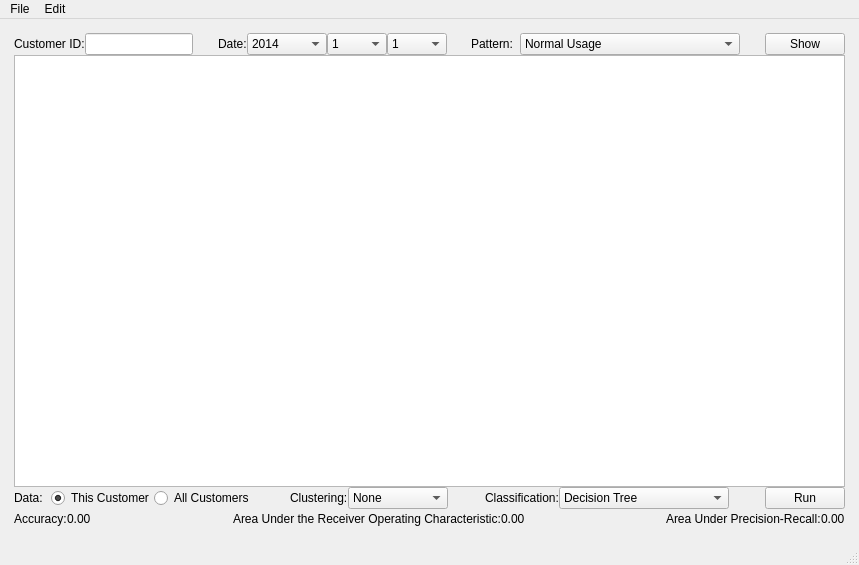
<?xml version="1.0" encoding="UTF-8"?>
<ui version="4.0">
 <class>MainWindow</class>
 <widget class="QMainWindow" name="MainWindow">
  <property name="geometry">
   <rect>
    <x>0</x>
    <y>0</y>
    <width>859</width>
    <height>565</height>
   </rect>
  </property>
  <property name="windowTitle">
   <string>Electricity Theft Detection</string>
  </property>
  <widget class="QWidget" name="centralwidget">
   <layout class="QVBoxLayout" name="verticalLayout">
    <item>
     <layout class="QVBoxLayout" name="Pattern">
      <property name="spacing">
       <number>0</number>
      </property>
      <property name="leftMargin">
       <number>5</number>
      </property>
      <property name="topMargin">
       <number>5</number>
      </property>
      <property name="rightMargin">
       <number>5</number>
      </property>
      <property name="bottomMargin">
       <number>5</number>
      </property>
      <item>
       <layout class="QHBoxLayout" name="horizontalLayout" stretch="2,0,1,1,3,2,2,1,2,4,1,2">
        <item>
         <widget class="QLabel" name="label">
          <property name="text">
           <string>Customer ID:</string>
          </property>
          <property name="alignment">
           <set>Qt::AlignLeading|Qt::AlignLeft|Qt::AlignVCenter</set>
          </property>
         </widget>
        </item>
        <item>
         <widget class="QLineEdit" name="line_edit_id">
          <property name="minimumSize">
           <size>
            <width>80</width>
            <height>0</height>
           </size>
          </property>
         </widget>
        </item>
        <item>
         <spacer name="horizontalSpacer">
          <property name="orientation">
           <enum>Qt::Horizontal</enum>
          </property>
          <property name="sizeHint" stdset="0">
           <size>
            <width>40</width>
            <height>20</height>
           </size>
          </property>
         </spacer>
        </item>
        <item>
         <widget class="QLabel" name="label_2">
          <property name="text">
           <string>Date:</string>
          </property>
          <property name="alignment">
           <set>Qt::AlignLeading|Qt::AlignLeft|Qt::AlignVCenter</set>
          </property>
         </widget>
        </item>
        <item>
         <widget class="QComboBox" name="combo_year">
          <property name="minimumSize">
           <size>
            <width>80</width>
            <height>0</height>
           </size>
          </property>
          <property name="currentText">
           <string>2015</string>
          </property>
          <item>
           <property name="text">
            <string>2014</string>
           </property>
          </item>
          <item>
           <property name="text">
            <string>2015</string>
           </property>
          </item>
          <item>
           <property name="text">
            <string>2016</string>
           </property>
          </item>
         </widget>
        </item>
        <item>
         <widget class="QComboBox" name="combo_month">
          <property name="minimumSize">
           <size>
            <width>60</width>
            <height>0</height>
           </size>
          </property>
          <item>
           <property name="text">
            <string>1</string>
           </property>
          </item>
          <item>
           <property name="text">
            <string>2</string>
           </property>
          </item>
          <item>
           <property name="text">
            <string>3</string>
           </property>
          </item>
          <item>
           <property name="text">
            <string>4</string>
           </property>
          </item>
          <item>
           <property name="text">
            <string>5</string>
           </property>
          </item>
          <item>
           <property name="text">
            <string>6</string>
           </property>
          </item>
          <item>
           <property name="text">
            <string>7</string>
           </property>
          </item>
          <item>
           <property name="text">
            <string>8</string>
           </property>
          </item>
          <item>
           <property name="text">
            <string>9</string>
           </property>
          </item>
          <item>
           <property name="text">
            <string>10</string>
           </property>
          </item>
          <item>
           <property name="text">
            <string>11</string>
           </property>
          </item>
          <item>
           <property name="text">
            <string>12</string>
           </property>
          </item>
         </widget>
        </item>
        <item>
         <widget class="QComboBox" name="combo_day">
          <property name="minimumSize">
           <size>
            <width>60</width>
            <height>0</height>
           </size>
          </property>
          <item>
           <property name="text">
            <string>1</string>
           </property>
          </item>
          <item>
           <property name="text">
            <string>2</string>
           </property>
          </item>
          <item>
           <property name="text">
            <string>3</string>
           </property>
          </item>
          <item>
           <property name="text">
            <string>4</string>
           </property>
          </item>
          <item>
           <property name="text">
            <string>5</string>
           </property>
          </item>
          <item>
           <property name="text">
            <string>6</string>
           </property>
          </item>
          <item>
           <property name="text">
            <string>7</string>
           </property>
          </item>
          <item>
           <property name="text">
            <string>8</string>
           </property>
          </item>
          <item>
           <property name="text">
            <string>9</string>
           </property>
          </item>
          <item>
           <property name="text">
            <string>10</string>
           </property>
          </item>
          <item>
           <property name="text">
            <string>11</string>
           </property>
          </item>
          <item>
           <property name="text">
            <string>12</string>
           </property>
          </item>
          <item>
           <property name="text">
            <string>13</string>
           </property>
          </item>
          <item>
           <property name="text">
            <string>14</string>
           </property>
          </item>
          <item>
           <property name="text">
            <string>15</string>
           </property>
          </item>
          <item>
           <property name="text">
            <string>16</string>
           </property>
          </item>
          <item>
           <property name="text">
            <string>17</string>
           </property>
          </item>
          <item>
           <property name="text">
            <string>18</string>
           </property>
          </item>
          <item>
           <property name="text">
            <string>19</string>
           </property>
          </item>
          <item>
           <property name="text">
            <string>20</string>
           </property>
          </item>
          <item>
           <property name="text">
            <string>21</string>
           </property>
          </item>
          <item>
           <property name="text">
            <string>22</string>
           </property>
          </item>
          <item>
           <property name="text">
            <string>23</string>
           </property>
          </item>
          <item>
           <property name="text">
            <string>24</string>
           </property>
          </item>
          <item>
           <property name="text">
            <string>25</string>
           </property>
          </item>
          <item>
           <property name="text">
            <string>26</string>
           </property>
          </item>
          <item>
           <property name="text">
            <string>27</string>
           </property>
          </item>
          <item>
           <property name="text">
            <string>28</string>
           </property>
          </item>
          <item>
           <property name="text">
            <string>29</string>
           </property>
          </item>
          <item>
           <property name="text">
            <string>30</string>
           </property>
          </item>
          <item>
           <property name="text">
            <string>31</string>
           </property>
          </item>
         </widget>
        </item>
        <item>
         <spacer name="horizontalSpacer_2">
          <property name="orientation">
           <enum>Qt::Horizontal</enum>
          </property>
          <property name="sizeHint" stdset="0">
           <size>
            <width>40</width>
            <height>20</height>
           </size>
          </property>
         </spacer>
        </item>
        <item>
         <widget class="QLabel" name="label_3">
          <property name="text">
           <string>Pattern:</string>
          </property>
         </widget>
        </item>
        <item>
         <widget class="QComboBox" name="combo_pattern">
          <property name="minimumSize">
           <size>
            <width>220</width>
            <height>0</height>
           </size>
          </property>
          <item>
           <property name="text">
            <string>Normal Usage</string>
           </property>
          </item>
          <item>
           <property name="text">
            <string>Normal Usage + Attack 1</string>
           </property>
          </item>
          <item>
           <property name="text">
            <string>Normal Usage + Attack 2</string>
           </property>
          </item>
          <item>
           <property name="text">
            <string>Normal Usage + Attack 3</string>
           </property>
          </item>
          <item>
           <property name="text">
            <string>Normal Usage + Attack 4</string>
           </property>
          </item>
          <item>
           <property name="text">
            <string>Normal Usage + Attack 5</string>
           </property>
          </item>
          <item>
           <property name="text">
            <string>Normal Usage + Attack 6</string>
           </property>
          </item>
          <item>
           <property name="text">
            <string>Normal Usage + All Attacks</string>
           </property>
          </item>
         </widget>
        </item>
        <item>
         <spacer name="horizontalSpacer_3">
          <property name="orientation">
           <enum>Qt::Horizontal</enum>
          </property>
          <property name="sizeHint" stdset="0">
           <size>
            <width>40</width>
            <height>20</height>
           </size>
          </property>
         </spacer>
        </item>
        <item>
         <widget class="QPushButton" name="button_show_pattern">
          <property name="text">
           <string>Show</string>
          </property>
         </widget>
        </item>
       </layout>
      </item>
      <item>
       <widget class="QGraphicsView" name="graphics_view"/>
      </item>
      <item>
       <layout class="QHBoxLayout" name="horizontalLayout_2" stretch="1,2,2,1,1,2,1,1,2,1,1">
        <item>
         <widget class="QLabel" name="label_4">
          <property name="text">
           <string>Data:</string>
          </property>
         </widget>
        </item>
        <item>
         <widget class="QRadioButton" name="radio_this">
          <property name="text">
           <string>This Customer</string>
          </property>
          <property name="checked">
           <bool>true</bool>
          </property>
         </widget>
        </item>
        <item>
         <widget class="QRadioButton" name="radio_all">
          <property name="text">
           <string>All Customers</string>
          </property>
         </widget>
        </item>
        <item>
         <spacer name="horizontalSpacer_6">
          <property name="orientation">
           <enum>Qt::Horizontal</enum>
          </property>
          <property name="sizeHint" stdset="0">
           <size>
            <width>40</width>
            <height>20</height>
           </size>
          </property>
         </spacer>
        </item>
        <item>
         <widget class="QLabel" name="label_6">
          <property name="text">
           <string>Clustering:</string>
          </property>
         </widget>
        </item>
        <item>
         <widget class="QComboBox" name="combo_clustering">
          <property name="minimumSize">
           <size>
            <width>100</width>
            <height>0</height>
           </size>
          </property>
          <item>
           <property name="text">
            <string>None</string>
           </property>
          </item>
          <item>
           <property name="text">
            <string>K-Means</string>
           </property>
          </item>
         </widget>
        </item>
        <item>
         <spacer name="horizontalSpacer_4">
          <property name="orientation">
           <enum>Qt::Horizontal</enum>
          </property>
          <property name="sizeHint" stdset="0">
           <size>
            <width>40</width>
            <height>20</height>
           </size>
          </property>
         </spacer>
        </item>
        <item>
         <widget class="QLabel" name="label_5">
          <property name="text">
           <string>Classification:</string>
          </property>
         </widget>
        </item>
        <item>
         <widget class="QComboBox" name="combo_classification">
          <property name="minimumSize">
           <size>
            <width>170</width>
            <height>0</height>
           </size>
          </property>
          <item>
           <property name="text">
            <string>Decision Tree</string>
           </property>
          </item>
          <item>
           <property name="text">
            <string>Random Forest</string>
           </property>
          </item>
          <item>
           <property name="text">
            <string>Gradient Boosting</string>
           </property>
          </item>
         </widget>
        </item>
        <item>
         <spacer name="horizontalSpacer_5">
          <property name="orientation">
           <enum>Qt::Horizontal</enum>
          </property>
          <property name="sizeHint" stdset="0">
           <size>
            <width>40</width>
            <height>20</height>
           </size>
          </property>
         </spacer>
        </item>
        <item>
         <widget class="QPushButton" name="button_run_model">
          <property name="text">
           <string>Run</string>
          </property>
         </widget>
        </item>
       </layout>
      </item>
      <item>
       <layout class="QHBoxLayout" name="horizontalLayout_3">
        <item>
         <widget class="QLabel" name="label_8">
          <property name="text">
           <string>Accuracy:</string>
          </property>
         </widget>
        </item>
        <item>
         <widget class="QLabel" name="label_acc">
          <property name="text">
           <string>0.00</string>
          </property>
         </widget>
        </item>
        <item>
         <spacer name="horizontalSpacer_7">
          <property name="orientation">
           <enum>Qt::Horizontal</enum>
          </property>
          <property name="sizeHint" stdset="0">
           <size>
            <width>40</width>
            <height>20</height>
           </size>
          </property>
         </spacer>
        </item>
        <item>
         <widget class="QLabel" name="label_9">
          <property name="text">
           <string>Area Under the Receiver Operating Characteristic:</string>
          </property>
         </widget>
        </item>
        <item>
         <widget class="QLabel" name="label_auroc">
          <property name="text">
           <string>0.00</string>
          </property>
         </widget>
        </item>
        <item>
         <spacer name="horizontalSpacer_8">
          <property name="orientation">
           <enum>Qt::Horizontal</enum>
          </property>
          <property name="sizeHint" stdset="0">
           <size>
            <width>40</width>
            <height>20</height>
           </size>
          </property>
         </spacer>
        </item>
        <item>
         <widget class="QLabel" name="label_11">
          <property name="text">
           <string>Area Under Precision-Recall:</string>
          </property>
         </widget>
        </item>
        <item>
         <widget class="QLabel" name="label_aupr">
          <property name="text">
           <string>0.00</string>
          </property>
         </widget>
        </item>
       </layout>
      </item>
     </layout>
    </item>
   </layout>
  </widget>
  <widget class="QMenuBar" name="menubar">
   <property name="geometry">
    <rect>
     <x>0</x>
     <y>0</y>
     <width>859</width>
     <height>22</height>
    </rect>
   </property>
   <widget class="QMenu" name="menuFile">
    <property name="title">
     <string>File</string>
    </property>
    <addaction name="actionOpen"/>
    <addaction name="actionSave"/>
    <addaction name="separator"/>
    <addaction name="actionExit"/>
   </widget>
   <widget class="QMenu" name="menuEdit">
    <property name="title">
     <string>Edit</string>
    </property>
   </widget>
   <addaction name="menuFile"/>
   <addaction name="menuEdit"/>
  </widget>
  <widget class="QStatusBar" name="statusbar"/>
  <action name="actionOpen">
   <property name="text">
    <string>Open</string>
   </property>
  </action>
  <action name="actionSave">
   <property name="text">
    <string>Save</string>
   </property>
  </action>
  <action name="actionExit">
   <property name="text">
    <string>Exit</string>
   </property>
  </action>
 </widget>
 <resources/>
 <connections/>
</ui>
